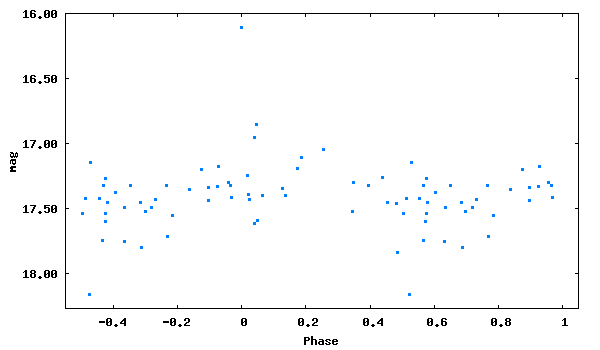

This figure's gnuplot source:
set term png size 600,350 medium
set colors classic
set output 'phase_lc_16.png'
set xlabel 'Phase'
set ylabel 'mag'
#set title 'JDmax = 2446265.50700 + 0.1573812 x E'
set format y '%5.2f'
plot [-0.55:1.05][18.27:16.00] "phase_lc_16.dat" linecolor 3 pointtype 5 pointsize 0.3 title ""
